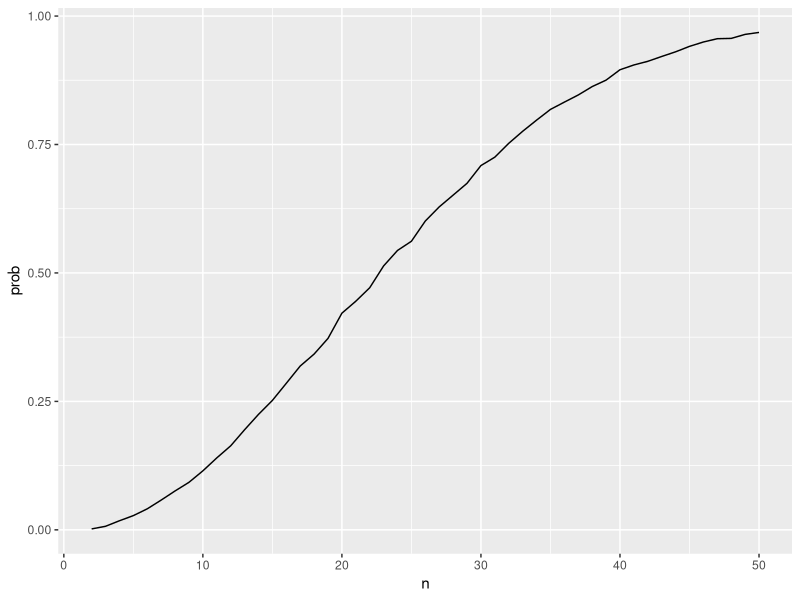

Here is the R script that generated this plot: (Note: a time limit stopped this script after it produced the figure.)
## ---- chunk 1
library(tidyverse)
library(ggplot2)
## ---- chunk 2
bday_sim = function(n) {

  bdays = sample(1:365, size = n, replace = TRUE) 
  
  duplicate = length(unique(bdays)) < n

  return(duplicate)
  
}

sim_res = 
  expand_grid(
    n = 2:50,
    iter = 1:10000
  ) |> 
  mutate(res = map_lgl(n, bday_sim)) |> 
  group_by(n) |> 
  summarize(prob = mean(res)) 

sim_res |> 
  ggplot(aes(x = n, y = prob )) + 
  geom_line()

## ---- chunk 3
sim_ttest = function(samp_size=30, true_mean, true_sd = 5) {
  
  sim_data = 
    tibble(
      x = rnorm(samp_size, true_mean, true_sd))

  t_test = t.test(sim_data$x)
  
  tidy_result = broom::tidy(t_test)
 
  out_df =
     tibble(
        mu_hat = tidy_result$estimate,
        p_value = tidy_result$p.value)
  
  return(out_df)
}

sim_results = 
     expand_grid(
        true_mean=c(0, 1, 2, 3, 4, 5, 6),
        iter = 1:5000)|> 
   mutate(ttest_res = map(true_mean, ~ sim_ttest(samp_size = 30, true_mean = .x, true_sd = 5))) |> 
   unnest(ttest_res)|>
   mutate(
      conclusion = ifelse(p_value > 0.05,1,0)
   )

## ---- chunk 4

power_plotdata=
   sim_results|>
   group_by(true_mean)|>
   mutate(
      prop_mean= mean(p_value<0.05))

power_plot=
   ggplot(power_plotdata, aes(x=true_mean, y = prop_mean))+
   geom_point()+
    labs(
      title = "Power by True mu Value",
      x = "True mu ",
      y = "Proportion of Null Rejected")+
      theme_minimal()

## ---- chunk 5

sampavg_plotdata=
   sim_results|>
   group_by(true_mean)|>
   mutate(
      avg_mean= mean(mu_hat))

sampavg_plot=
   ggplot(sampavg_plotdata, aes(x=true_mean, y = avg_mean))+
   geom_point()+
    labs(
      title = "Avg mu v. True mu",
      x = "True mu ",
      y = "Average mu Value")+
      theme_minimal()
## ---- chunk 6

sampavg_plotdata2=
   sim_results|>
   filter(p_value<0.05)|>
   group_by(true_mean)|>
   mutate(
      avg_mean= mean(mu_hat))

sampavg_plot2=
   ggplot(sampavg_plotdata2, aes(x=true_mean, y = avg_mean))+
   geom_point()+
    labs(
      title = "Avg mu v. True mu (Null Rejected)",
      x = "True mu ",
      y = "Average mu Value")+
      theme_minimal()
